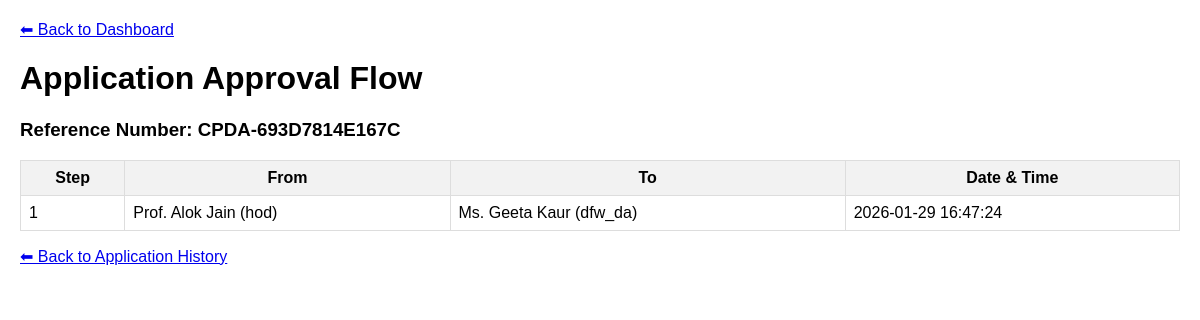
Before: /views/faculty_view_application_flow.php?ref_number=CPDA-693D7814E167C (signed in) with the older database file.
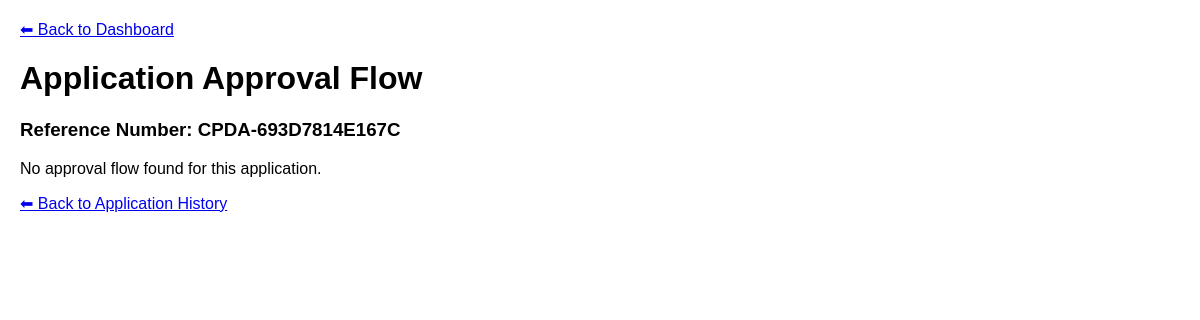
After: the same page with the newer database file.
### tables this page shows
CREATE TABLE `application_timeline_messages` (
  `id` int(11) NOT NULL,
  `ref_number` varchar(100) NOT NULL,
  `message_sequence` int(11) NOT NULL,
  `message` text NOT NULL,
  `sender_identifier` varchar(255) NOT NULL,
  `recipient_identifier` varchar(255) DEFAULT NULL,
  `message_time` datetime NOT NULL DEFAULT current_timestamp()
);

CREATE TABLE `users` (
  `employee_code` int(11) NOT NULL,
  `name` varchar(100) DEFAULT NULL,
  `email` varchar(100) DEFAULT NULL,
  `password` varchar(255) DEFAULT NULL,
  `role` varchar(50) DEFAULT NULL,
  `department` varchar(100) DEFAULT NULL,
  `created_at` datetime DEFAULT current_timestamp(),
  `mobile_number` varchar(15) DEFAULT NULL,
  `pay_level` varchar(10) DEFAULT NULL,
  `date_of_joining` date DEFAULT NULL
);

### views/faculty_view_application_flow.php (the view, shortened to what this page needs)
<?php
include_once '../config/db.php';
$ref_number = $_GET['ref_number'] ?? '';
$stmt = $conn->prepare("SELECT message_sequence, sender_identifier, recipient_identifier, message_time FROM application_timeline_messages WHERE ref_number = ? ORDER BY message_sequence ASC");
$stmt->bind_param("s", $ref_number);
$stmt->execute();
$result = $stmt->get_result();
$flow = [];
while ($row = $result->fetch_assoc()) {
    $flow[] = $row;
}
$user_ids = [];
foreach ($flow as $step) {
    $user_ids[] = $step['sender_identifier'];
    if (!empty($step['recipient_identifier'])) {
        $user_ids[] = $step['recipient_identifier'];
    }
}
$user_ids = array_unique(array_filter($user_ids));
$users = [];
if (!empty($user_ids)) {
    $placeholders = implode(',', array_fill(0, count($user_ids), '?'));
    $types = str_repeat('s', count($user_ids));
    $stmt_user = $conn->prepare("SELECT employee_code, name, role FROM users WHERE employee_code IN ($placeholders)");
    $stmt_user->bind_param($types, ...$user_ids);
    $stmt_user->execute();
    $res_users = $stmt_user->get_result();
    while ($u = $res_users->fetch_assoc()) {
        $users[$u['employee_code']] = $u;
    }
}
function userLabel($code, $users) {
    if (isset($users[$code])) {
        return htmlspecialchars($users[$code]['name'] . " (" . $users[$code]['role'] . ")");
    }
    return htmlspecialchars($code);
}
?>
<!DOCTYPE html>
<html lang="en">
<head>
</head>
<body>
    <p><a href="faculty_dashboard.php" class="btn-back">⬅ Back to Dashboard</a></p>
    <h1>Application Approval Flow</h1>
    <h3>Reference Number: <?= htmlspecialchars($ref_number) ?></h3>
    <?php if (count($flow) === 0): ?>
        <p>No approval flow found for this application.</p>
    <?php else: ?>
        <table>
            <thead>
                <tr>
                    <th>Step</th>
                    <th>From</th>
                    <th>To</th>
                    <th>Date & Time</th>
                </tr>
            </thead>
            <tbody>
                <?php foreach ($flow as $step): ?>
                <tr>
                    <td><?= $step['message_sequence'] ?></td>
                    <td><?= userLabel($step['sender_identifier'], $users) ?></td>
                    <td><?= $step['recipient_identifier'] ? userLabel($step['recipient_identifier'], $users) : '<em>–</em>' ?></td>
                    <td><?= $step['message_time'] ?></td>
                </tr>
                <?php endforeach; ?>
            </tbody>
        </table>
    <?php endif; ?>
    <p><a href="faculty_application_history.php">⬅ Back to Application History</a></p>
</body>
</html>

Changed rows visible on the page:
no longer on this page (row edited): application_timeline_messages: message_sequence "1", sender_identifier.role "Prof. Alok Jain (hod)", recipient_identifier.role "Ms. Geeta Kaur (dfw_da)", message_time "2026-01-29 16:47:24"
Other visible differences:
text no longer shown: "Step From To Date & Time"
text now shown: "No approval flow found for this application."
